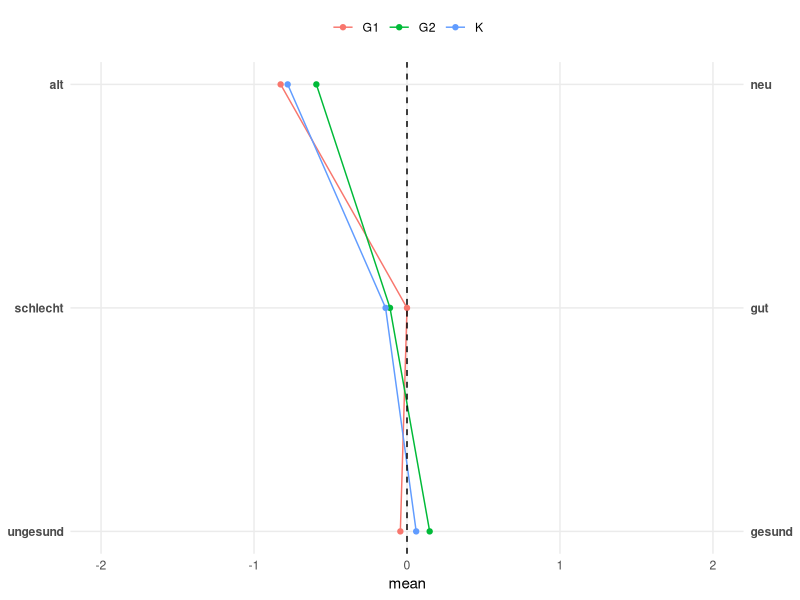

Recreate this plot in R.
## ---- chunk 1
# RStudio Environment löschen. Somit ist nichts unerwünschtes in unserer Arbeitsfläche
rm(list = ls())
knitr::opts_chunk$set( message = FALSE, warning = FALSE,
                      dev = "svg", fig.width = 10, fig.height = 7)


library(tidyverse)

## ---- chunk 2
# wie viele Personen?
n <- 100

# mögliche Antworten?
response <- c(-2,-1,0,1,2)
# Gruppen
group <- c("G1", "G2", "K")

# 5 Spalten: id, gruppe, gut, gesund, neu mit jeweils n Zeilen
df <- data.frame(
  id = seq(1,n, by = 1),
  gruppe = sample(group, n, replace = T, prob = c(0.3,0.3,0.4)),
  schlecht_gut = sample(response, n, replace = T, prob = c(10,20,40,20,10)),
  ungesund_gesund = sample(response,n, replace = T,prob = c(30,30,30,5,5)),
  alt_neu = sample(response, n,replace = T,prob = c(0.10,0.10,0.50,0.20,0.1))
)
## ---- chunk 3

df_vis <- df %>% 
  gather(c(schlecht_gut, ungesund_gesund, alt_neu), key = "Adj", value = "data") %>% 
  group_by(gruppe,Adj) %>% 
  summarise(mean = mean(data),
            sd = sd(data),
            lower = mean - sd,
            upper = mean + sd) %>% 
  tibble(y = c(rep(c(1,2,3),3))) #wir brauchen numerische y axis um sie auf beiden seiten zu haben.


## ---- chunk 4
# Labels für links und rechts
lab_l <- c("ungesund", "schlecht", "alt")
lab_r <- c("gesund", "gut", "neu")


ggplot(df_vis,aes(mean, y, color = gruppe, group = gruppe)) + 
  #geom_errorbar(aes(xmin=lower,xmax=upper,color=gruppe), width = 0.3,
  #      linetype = "dotted",
  #      position = position_dodge(width = 0.5))+
  geom_point() +
  geom_path() + 
  theme_minimal() +
  coord_cartesian(xlim = c(-2,2)) + # bringt x achse in die Mitte 
  geom_vline(aes(xintercept = 0), linetype = "dashed") + 
  scale_y_continuous(breaks = 1:length(lab_l), name = NULL, labels = lab_l ,sec.axis = sec_axis(trans = ~., breaks = 1:length(lab_r), labels = lab_r))+
  theme(
    panel.grid.minor = element_blank(),
    legend.position = "top",
    legend.title = element_blank(),
    axis.text.y = element_text(face = "bold"))

#ggsave(here::here("semantic_diff","output_images", "sem_d.svg"))

